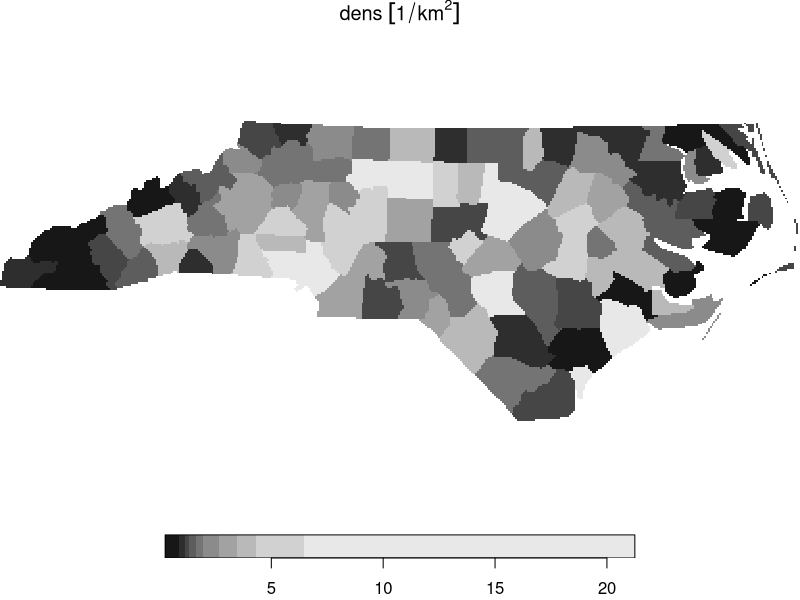

Write R code to recreate this figure. (Note: this script raises an error after producing the figure.)
## ---- chunk 1
knitr::opts_chunk$set(echo = TRUE)
knitr::opts_chunk$set(collapse = TRUE)
suppressPackageStartupMessages(library(sf))
ev = sf_extSoftVersion()["GDAL"] >= "2.4.0"
## ---- chunk 2
library(stars)
system.file("gpkg/nc.gpkg", package = "sf") %>%
  read_sf() %>%
  st_transform(32119) -> nc
nc$dens = nc$BIR79 / units::set_units(st_area(nc), km^2)
(nc.st = st_rasterize(nc["dens"], deltax = 5000, deltay = 5000))
plot(nc.st)
## ---- chunk 3
tif = system.file("tif/L7_ETMs.tif", package = "stars")
x = read_stars(tif)[,1:50,1:50,]
## ---- chunk 4
p = st_as_sf(x, as_points = TRUE, merge = TRUE)
plot(p)
## ---- chunk 5
st_as_sf(x, as_points = TRUE, merge = FALSE)
## ---- chunk 6
st_as_sf(x, as_points = TRUE, merge = FALSE, long = TRUE)
## ---- chunk 7
st_as_sf(x[1], as_points = FALSE, merge = FALSE)
## ---- chunk 8
p = st_as_sf(x[1], as_points = FALSE, merge = TRUE)
## ---- chunk 9
plot(p)
## ---- chunk 10
x.sf = st_xy2sfc(x, as_points = TRUE)
x.sf
## ---- chunk 11
nc.st %>% st_transform("+proj=laea +lat_0=34 +lon_0=-60") -> nc.curv
nc.curv
plot(nc.curv, border=NA, graticule=TRUE)
## ---- chunk 12
nc %>% st_transform("+proj=laea +lat_0=34 +lon_0=-60") %>% st_bbox() %>%
	st_as_stars() -> newgrid
## ---- chunk 13
nc.st %>% st_warp(newgrid) -> nc.new
nc.new 
plot(nc.new, graticule = TRUE)
